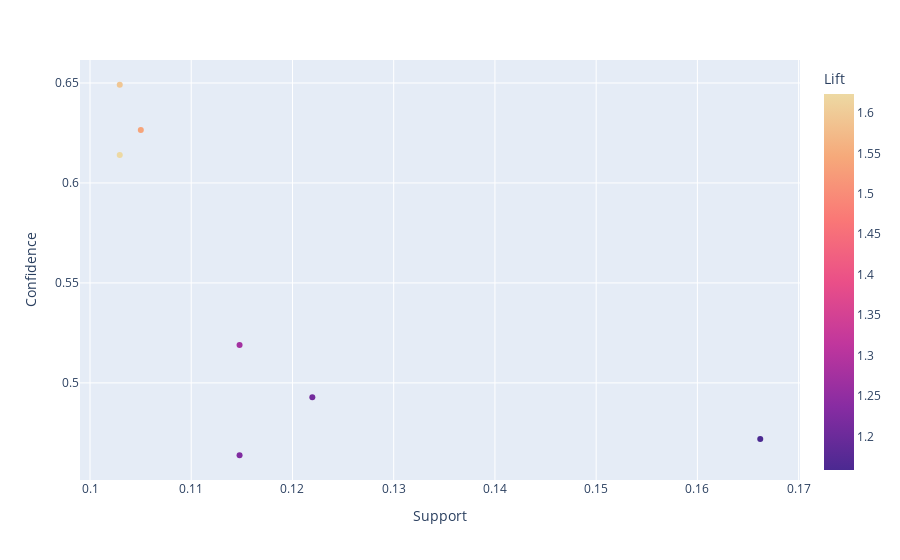

The code cell stored with this chart in its notebook:
### Code cell
fig = px.scatter(mt, x="Support", y="Confidence", color="Lift", 
                 hover_data =["LHS","RHS"], color_continuous_scale="agsunset")
fig.show()

### Figure 1 — Plotly figure (JSON) as saved in the notebook; plotly's stock layout.template omitted (floating-point values rounded to 4 significant figures)
{"data": [{"customdata": [[["Dec"], ["Not Intoxicated", "Moving Traffic Violation"]], [["Not Intoxicated", "Dec"], ["Moving Traffic Violation"]], [["Dec"], ["Moving Traffic Violation"]], [["Not Intoxicated", "8pm-12pm"], ["Moving Traffic Violation"]], [["8pm-12pm"], ["Not Intoxicated", "Moving Traffic Violation"]], [["8pm-12pm"], ["Moving Traffic Violation"]], [["Not Intoxicated", "Weekend"], ["Moving Traffic Violation"]]], "hovertemplate": "Support=%{x}<br>Confidence=%{y}<br>LHS=%{customdata[0]}<br>RHS=%{customdata[1]}<br>Lift=%{marker.color}<extra></extra>", "legendgroup": "", "marker": {"color": [1.623, 1.593, 1.538, 1.274, 1.226, 1.21, 1.158], "coloraxis": "coloraxis", "symbol": "circle"}, "mode": "markers", "name": "", "orientation": "v", "showlegend": false, "type": "scatter", "x": [0.1029, 0.1029, 0.105, 0.1148, 0.1148, 0.122, 0.1662], "xaxis": "x", "y": [0.614, 0.6491, 0.6264, 0.5189, 0.4638, 0.4929, 0.4719], "yaxis": "y"}], "layout": {"autosize": true, "coloraxis": {"colorbar": {"title": {"text": "Lift"}}, "colorscale": [[0, "rgb(75, 41, 145)"], [0.1667, "rgb(135, 44, 162)"], [0.3333, "rgb(192, 54, 157)"], [0.5, "rgb(234, 79, 136)"], [0.6667, "rgb(250, 120, 118)"], [0.8333, "rgb(246, 169, 122)"], [1, "rgb(237, 217, 163)"]]}, "legend": {"tracegroupgap": 0}, "margin": {"t": 60}, "xaxis": {"anchor": "y", "autorange": true, "domain": [0, 1], "range": [0.09836, 0.1708], "title": {"text": "Support"}, "type": "linear"}, "yaxis": {"anchor": "x", "autorange": true, "domain": [0, 1], "range": [0.4495, 0.6635], "title": {"text": "Confidence"}, "type": "linear"}}}
